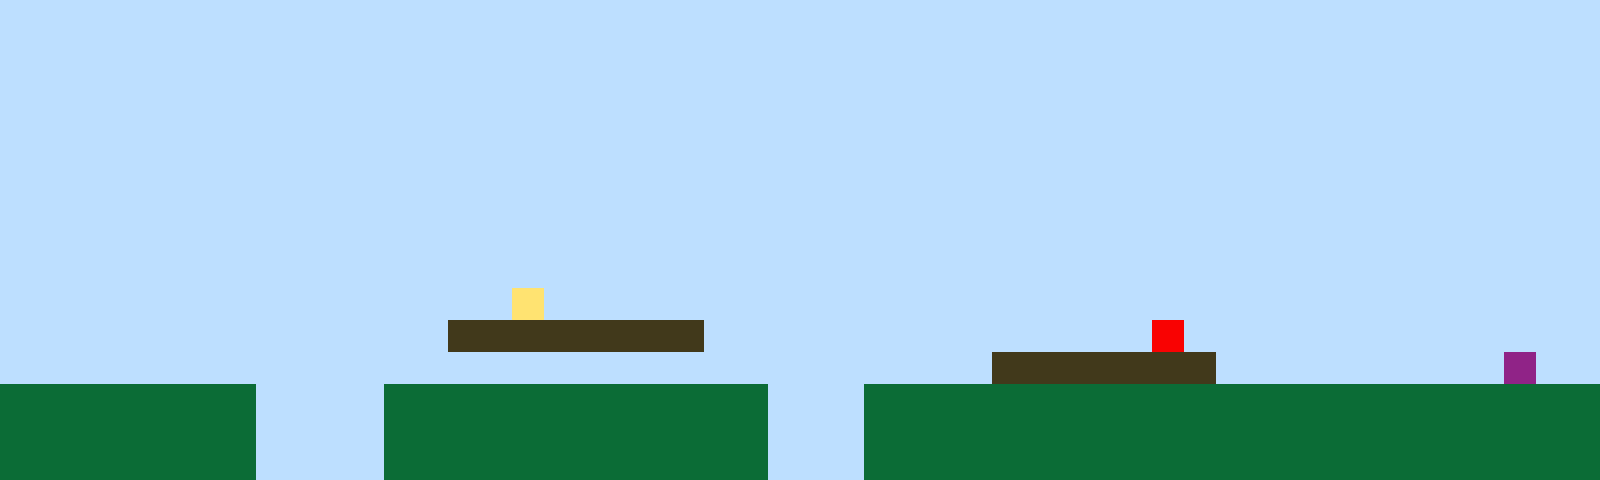

A 2D game scene composited from a Tiled map and its tileset images. What follows is a short description and the map's XML, with every tile layer's data as written:
An orthogonal 50x15 tile map with 32x32 px tiles, 1 tile layer (Tile Layer 1).

<map version="1.10" tiledversion="1.11.2" orientation="orthogonal" renderorder="right-up" width="50" height="15" tilewidth="32" tileheight="32" infinite="0" nextlayerid="2" nextobjectid="1"><editorsettings><export target="map1.csv" format="csv" /></editorsettings><tileset firstgid="1" name="sprites" tilewidth="32" tileheight="32" tilecount="6" columns="3"><image source="sprites.png" width="96" height="64" /></tileset><layer id="1" name="Tile Layer 1" width="50" height="15"><data encoding="csv">1,1,1,1,1,1,1,1,1,1,1,1,1,1,1,1,1,1,1,1,1,1,1,1,1,1,1,1,1,1,1,1,1,1,1,1,1,1,1,1,1,1,1,1,1,1,1,1,1,1,1,1,1,1,1,1,1,1,1,1,1,1,1,1,1,1,1,1,1,1,1,1,1,1,1,1,1,1,1,1,1,1,1,1,1,1,1,1,1,1,1,1,1,1,1,1,1,1,1,1,1,1,1,1,1,1,1,1,1,1,1,1,1,1,1,1,1,1,1,1,1,1,1,1,1,1,1,1,1,1,1,1,1,1,1,1,1,1,1,1,1,1,1,1,1,1,1,1,1,1,1,1,1,1,1,1,1,1,1,1,1,1,1,1,1,1,1,1,1,1,1,1,1,1,1,1,1,1,1,1,1,1,1,1,1,1,1,1,1,1,1,1,1,1,1,1,1,1,1,1,1,1,1,1,1,1,1,1,1,1,1,1,1,1,1,1,1,1,1,1,1,1,1,1,1,1,1,1,1,1,1,1,1,1,1,1,1,1,1,1,1,1,1,1,1,1,1,1,1,1,1,1,1,1,1,1,1,1,1,1,1,1,1,1,1,1,1,1,1,1,1,1,1,1,1,1,1,1,1,1,1,1,1,1,1,1,1,1,1,1,1,1,1,1,1,1,1,1,1,1,1,1,1,1,1,1,1,1,1,1,1,1,1,1,1,1,1,1,1,1,1,1,1,1,1,1,1,1,1,1,1,1,1,1,1,1,1,1,1,1,1,1,1,1,1,1,1,1,1,1,1,1,1,1,1,1,1,1,1,1,1,1,1,1,1,1,1,1,1,1,1,1,1,1,1,1,1,1,1,1,1,1,1,1,1,1,1,1,1,1,1,1,1,1,1,1,1,1,1,1,1,1,1,1,1,1,1,1,1,1,1,1,1,1,1,1,1,1,1,1,1,1,1,1,1,1,1,1,1,1,1,1,1,1,1,1,1,1,1,1,1,1,1,1,1,1,1,1,1,1,1,1,1,1,1,1,1,1,1,1,1,1,1,1,1,1,4,1,1,1,1,1,1,1,1,1,1,1,1,1,1,1,1,1,1,1,1,1,1,1,1,1,1,1,1,1,1,1,1,1,1,1,1,1,1,1,1,1,1,1,1,1,1,1,3,3,3,3,3,3,3,3,1,1,1,1,1,1,1,1,1,1,1,1,1,1,5,1,1,1,1,1,1,1,1,1,1,1,1,1,1,1,1,1,1,1,1,1,1,1,1,1,1,1,1,1,1,1,1,1,1,1,1,1,1,1,1,1,1,1,1,3,3,3,3,3,3,3,1,1,1,1,1,1,1,1,1,6,1,1,2,2,2,2,2,2,2,2,1,1,1,1,2,2,2,2,2,2,2,2,2,2,2,2,1,1,1,2,2,2,2,2,2,2,2,2,2,2,2,2,2,2,2,2,2,2,2,2,2,2,2,2,2,2,2,2,2,2,1,1,1,1,2,2,2,2,2,2,2,2,2,2,2,2,1,1,1,2,2,2,2,2,2,2,2,2,2,2,2,2,2,2,2,2,2,2,2,2,2,2,2,2,2,2,2,2,2,2,1,1,1,1,2,2,2,2,2,2,2,2,2,2,2,2,1,1,1,2,2,2,2,2,2,2,2,2,2,2,2,2,2,2,2,2,2,2,2,2,2,2</data></layer></map>
